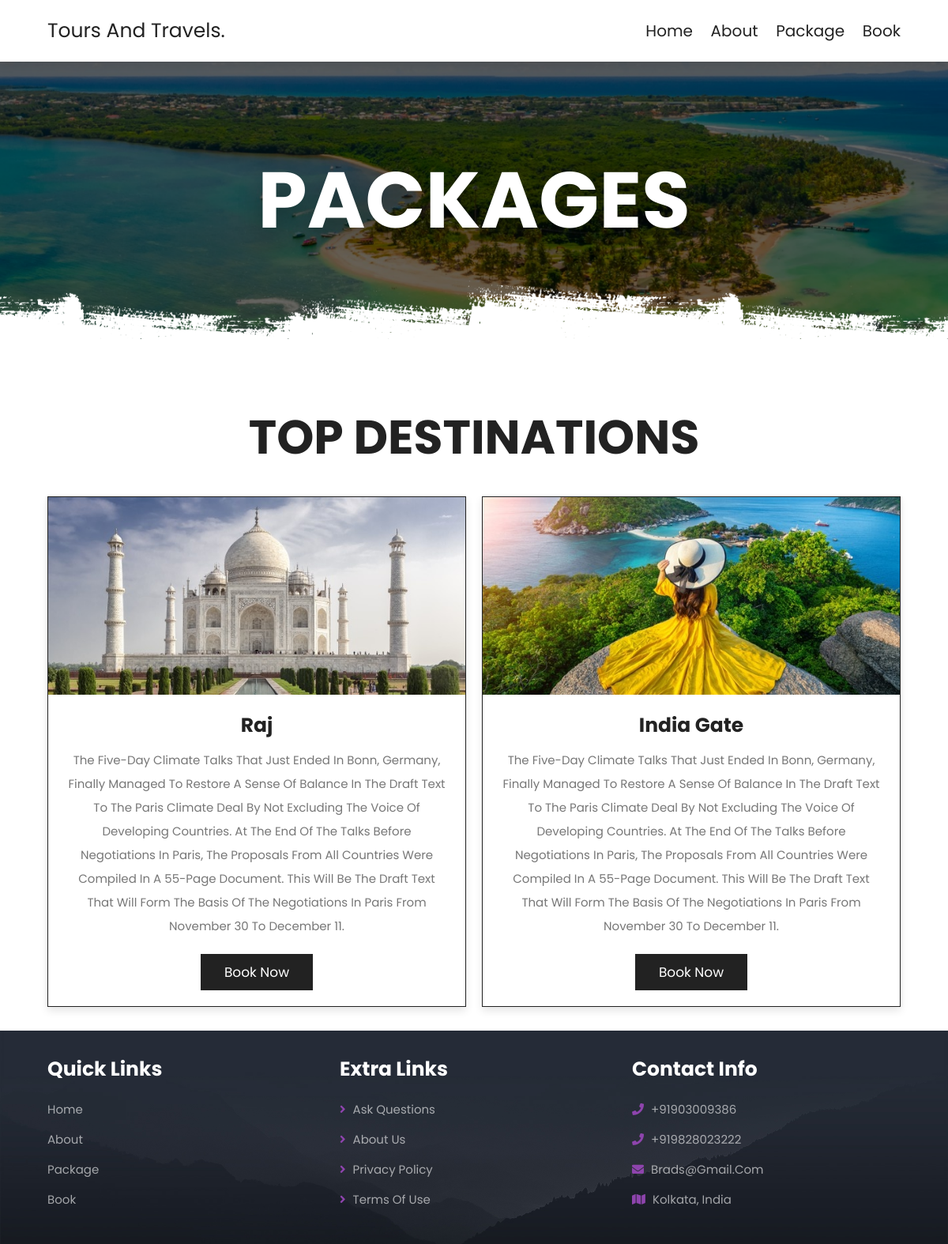
Screenshot of /package/ with the database file from the repository.
### destination/models.py (models this page shows, shortened)
class Destination(models.Model):
    continent = models.CharField(
        choices=CONTINENT_CHOICES, max_length=2, default="as")
    country = CountryField(multiple=False, default="IN")
    state = models.CharField(max_length=30)
    city = models.CharField(max_length=50)
    place_name = models.CharField(max_length=50)
    slug = models.SlugField(max_length=50, unique=True)
    description_of_place = models.TextField()
    description_of_package = models.TextField()
    img_main = models.ImageField()
    price = models.FloatField()
    discount_price = models.FloatField(blank=True, null=True)
    treanding = models.BooleanField(default=False)
    img1 = models.ImageField()
    img2 = models.ImageField()
    img3 = models.ImageField()
    img4 = models.ImageField()
    img5 = models.ImageField()
    img6 = models.ImageField(blank=True, null=True)
    img7 = models.ImageField(blank=True, null=True)
    img8 = models.ImageField(blank=True, null=True)
    def get_absolute_url(self):
        return reverse("destination:place", kwargs={
            'slug': self.slug
        })

### destination/views.py (the view)
# urls.py: path('package/', PackageView.as_view(), name='package'),
class PackageView(ListView):
    model = Destination
    paginate_by = 2
    template_name = "main/package.html"

### templates/main/package.html (shortened to what this page needs)
{% extends "base.html" %}
{% load static %}
{% block content %}
<div class="heading" style="background: url({% static 'images/header-bg-2.png' %}) no-repeat;">
   <h1>packages</h1>
</div>
<section class="packages">
   <h1 class="heading-title">top destinations</h1>
   <div class="box-container">
      {% for item in object_list %}
      <div class="box">
         <div class="image">
            <a href="{{ item.get_absolute_url }}"><img src="{{ item.img_main.url }}"></a>
         </div>
         <div class="content">
            <h3>{{ item.place_name }}</h3>
            <p>{{ item.description_of_place }}</p>
            <a href="{% url 'destination:booking' %}" class="btn">book now</a>
         </div>
      </div>
      {% endfor %}
   </div>
</section>
{% endblock content %}

### static_in_env/css/style.css (style rules this page uses)
:root { --main-color:#8e44ad; --black:#222; --white:#fff; --light-black:#777; --light-white:#fff9; --dark-bg:rgba(0,0,0,.7); --light-bg:#eee; --border:.1rem solid var(--black); --box-shadow:0 .5rem 1rem rgba(0,0,0,.1); --text-shadow:0 1.5rem 3rem rgba(0,0,0,.3); }
* { font-family: 'Poppins', sans-serif; margin:0; padding:0; box-sizing: border-box; outline: none; border:none; text-decoration: none; text-transform: capitalize; }
html { font-size: 62.5%; overflow-x: hidden; }
section { padding:5rem 10%; }
.heading { background-size: cover !important; background-position: center !important; padding-top: 10rem; padding-bottom:15rem; display: flex; align-items: center; justify-content: center; }
.heading h1 { font-size: 10rem; text-transform: uppercase; color:var(--white); text-shadow: var(--text-shadow); }
.btn { display: inline-block; background: var(--black); margin-top: 1rem; color:var(--white); font-size: 1.7rem; padding:1rem 3rem; cursor: pointer; }
.heading-title { text-align: center; margin-bottom: 3rem; font-size: 6rem; text-transform: uppercase; color:var(--black); }
.packages .box-container { display: grid; grid-template-columns: repeat(auto-fit, minmax(30rem, 1fr)); gap: 2rem; }
.packages .box-container .box { border:var(--border); box-shadow: var(--box-shadow); background: var(--white); display: none; }
.packages .box-container .box:nth-child(1), .packages .box-container .box:nth-child(2), .packages .box-container .box:nth-child(3), .packages .box-container .box:nth-child(4), .packages .box-container .box:nth-child(5), .packages .box-container .box:nth-child(6) { display: inline-block; }
.packages .box-container .box .image { height: 25rem; overflow: hidden; }
.packages .box-container .box .image img { height: 100%; width: 100%; object-fit: cover; transition: .2s linear; }
.packages .box-container .box .content { padding:2rem; text-align: center; }
.packages .box-container .box .content h3 { font-size: 2.5rem; color:var(--black); }
.packages .box-container .box .content p { font-size: 1.5rem; color:var(--light-black); line-height: 2; padding:1rem 0; }
@media (max-width:1200px) { section { padding:3rem 5%; } }

### rows the page displays
Destination: img_main (picture), place_name "Raj", description_of_place "The Five-Day Climate Talks That Just Ended In Bonn, Germany, Finally Managed To Restore A Sense Of Balance In The Draft Text To The Paris Climate Deal By Not Excluding The Voice Of Developing Countries. At The End Of The Talks Before Negotiations In Paris, The Proposals From All Countries Were Compiled In A 55-Page Document. This Will Be The Draft Text That Will Form The Basis Of The Negotiations In Paris From November 30 To December 11."
Destination: img_main (picture), place_name "India Gate", description_of_place "The Five-Day Climate Talks That Just Ended In Bonn, Germany, Finally Managed To Restore A Sense Of Balance In The Draft Text To The Paris Climate Deal By Not Excluding The Voice Of Developing Countries. At The End Of The Talks Before Negotiations In Paris, The Proposals From All Countries Were Compiled In A 55-Page Document. This Will Be The Draft Text That Will Form The Basis Of The Negotiations In Paris From November 30 To December 11."
